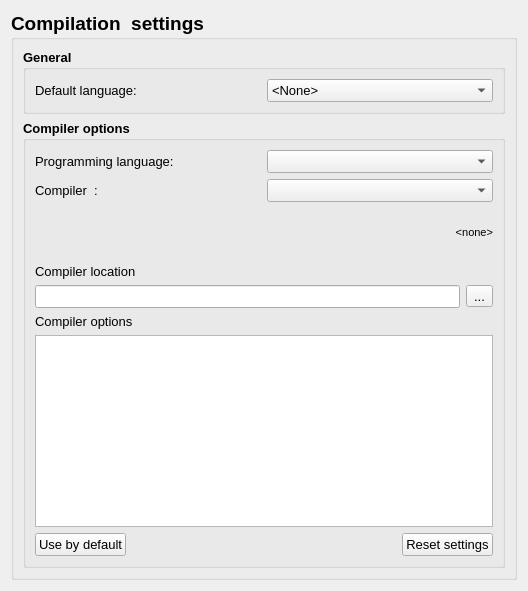
     <widget class="QWidget" name="page_3">
      <layout class="QGridLayout" name="gridLayout_5">
       <item row="0" column="0">
        <widget class="QGroupBox" name="groupBox_9">
         <property name="sizePolicy">
          <sizepolicy hsizetype="Expanding" vsizetype="Preferred">
           <horstretch>0</horstretch>
           <verstretch>0</verstretch>
          </sizepolicy>
         </property>
         <property name="font">
          <font>
           <pointsize>14</pointsize>
           <weight>75</weight>
           <bold>true</bold>
          </font>
         </property>
         <property name="title">
          <string>Compilation  settings</string>
         </property>
         <layout class="QVBoxLayout" name="verticalLayout">
          <item>
           <widget class="QGroupBox" name="generalGroupBox">
            <property name="font">
             <font>
              <pointsize>10</pointsize>
              <weight>75</weight>
              <bold>true</bold>
             </font>
            </property>
            <property name="title">
             <string>General</string>
            </property>
            <layout class="QGridLayout" name="gridLayout">
             <item row="1" column="0">
              <layout class="QHBoxLayout" name="horizontalLayout_7">
               <item>
                <layout class="QHBoxLayout" name="horizontalLayout_8">
                 <item>
                  <widget class="QLabel" name="label">
                   <property name="font">
                    <font>
                     <weight>50</weight>
                     <bold>false</bold>
                    </font>
                   </property>
                   <property name="text">
                    <string>Default language:</string>
                   </property>
                  </widget>
                 </item>
                 <item>
                  <widget class="QLabel" name="label_2">
                   <property name="font">
                    <font>
                     <weight>50</weight>
                     <bold>false</bold>
                    </font>
                   </property>
                   <property name="text">
                    <string/>
                   </property>
                   <property name="pixmap">
                    <pixmap resource="images.qrc">:/menu/images/help.png</pixmap>
                   </property>
                  </widget>
                 </item>
                </layout>
               </item>
               <item>
                <widget class="QComboBox" name="defaultLanguageComboBox">
                 <property name="font">
                  <font>
                   <weight>50</weight>
                   <bold>false</bold>
                  </font>
                 </property>
                 <property name="editable">
                  <bool>false</bool>
                 </property>
                 <property name="currentText">
                  <string>&lt;None&gt;</string>
                 </property>
                 <property name="currentIndex">
                  <number>0</number>
                 </property>
                 <item>
                  <property name="text">
                   <string>&lt;None&gt;</string>
                  </property>
                 </item>
                 <item>
                  <property name="text">
                   <string>c++</string>
                  </property>
                 </item>
                 <item>
                  <property name="text">
                   <string>obj-c</string>
                  </property>
                 </item>
                 <item>
                  <property name="text">
                   <string>pascal</string>
                  </property>
                 </item>
                </widget>
               </item>
              </layout>
             </item>
            </layout>
           </widget>
          </item>
          <item>
           <widget class="QGroupBox" name="compilerOptionsGgroupBox">
            <property name="font">
             <font>
              <pointsize>10</pointsize>
              <weight>75</weight>
              <bold>true</bold>
             </font>
            </property>
            <property name="title">
             <string>Compiler options</string>
            </property>
            <layout class="QGridLayout" name="gridLayout_13">
             <item row="2" column="0">
              <spacer name="horizontalSpacer_4">
               <property name="orientation">
                <enum>Qt::Horizontal</enum>
               </property>
               <property name="sizeHint" stdset="0">
                <size>
                 <width>132</width>
                 <height>20</height>
                </size>
               </property>
              </spacer>
             </item>
             <item row="5" column="0">
              <widget class="QLabel" name="label_3">
               <property name="font">
                <font>
                 <weight>50</weight>
                 <bold>false</bold>
                </font>
               </property>
               <property name="text">
                <string>Compiler options</string>
               </property>
              </widget>
             </item>
             <item row="3" column="0">
              <widget class="QLabel" name="compilerLocationLabel">
               <property name="font">
                <font>
                 <pointsize>10</pointsize>
                 <weight>50</weight>
                 <bold>false</bold>
                </font>
               </property>
               <property name="text">
                <string>Compiler location</string>
               </property>
              </widget>
             </item>
             <item row="1" column="0" colspan="2">
              <layout class="QHBoxLayout" name="horizontalLayout_6">
               <item>
                <widget class="QLabel" name="label_30">
                 <property name="font">
                  <font>
                   <pointsize>10</pointsize>
                   <weight>50</weight>
                   <bold>false</bold>
                  </font>
                 </property>
                 <property name="text">
                  <string>Compiler  :</string>
                 </property>
                </widget>
               </item>
               <item>
                <widget class="QComboBox" name="compilerComboBox">
                 <property name="font">
                  <font>
                   <pointsize>10</pointsize>
                   <weight>50</weight>
                   <bold>false</bold>
                  </font>
                 </property>
                </widget>
               </item>
              </layout>
             </item>
             <item row="2" column="1">
              <widget class="QLabel" name="compilerInfo">
               <property name="minimumSize">
                <size>
                 <width>320</width>
                 <height>50</height>
                </size>
               </property>
               <property name="maximumSize">
                <size>
                 <width>320</width>
                 <height>50</height>
                </size>
               </property>
               <property name="font">
                <font>
                 <pointsize>10</pointsize>
                 <weight>50</weight>
                 <italic>true</italic>
                 <bold>false</bold>
                </font>
               </property>
               <property name="text">
                <string>&lt;!DOCTYPE HTML PUBLIC &quot;-//W3C//DTD HTML 4.0//EN&quot; &quot;http://www.w3.org/TR/REC-html40/strict.dtd&quot;&gt;
&lt;html&gt;&lt;head&gt;&lt;meta name=&quot;qrichtext&quot; content=&quot;1&quot; /&gt;&lt;style type=&quot;text/css&quot;&gt;
p, li { white-space: pre-wrap; }
&lt;/style&gt;&lt;/head&gt;&lt;body style=&quot; font-family:'MS Shell Dlg 2'; font-size:8.25pt; font-weight:400; font-style:normal;&quot;&gt;
&lt;p style=&quot; margin-top:0px; margin-bottom:0px; margin-left:0px; margin-right:0px; -qt-block-indent:0; text-indent:0px;&quot;&gt;&lt;span style=&quot; font-size:8pt;&quot;&gt;&amp;lt;none&amp;gt;&lt;/span&gt;&lt;/p&gt;&lt;/body&gt;&lt;/html&gt;</string>
               </property>
               <property name="alignment">
                <set>Qt::AlignRight|Qt::AlignTrailing|Qt::AlignVCenter</set>
               </property>
              </widget>
             </item>
             <item row="0" column="0" colspan="2">
              <layout class="QHBoxLayout" name="horizontalLayout_3">
               <item>
                <widget class="QLabel" name="label_29">
                 <property name="font">
                  <font>
                   <pointsize>10</pointsize>
                   <weight>50</weight>
                   <bold>false</bold>
                  </font>
                 </property>
                 <property name="text">
                  <string>Programming language:</string>
                 </property>
                </widget>
               </item>
               <item>
                <widget class="QComboBox" name="languageComboBox">
                 <property name="font">
                  <font>
                   <pointsize>10</pointsize>
                   <weight>50</weight>
                   <bold>false</bold>
                  </font>
                 </property>
                </widget>
               </item>
              </layout>
             </item>
             <item row="4" column="0" colspan="2">
              <layout class="QHBoxLayout" name="horizontalLayout">
               <item>
                <widget class="QLineEdit" name="compilerDirLineEdit">
                 <property name="enabled">
                  <bool>true</bool>
                 </property>
                 <property name="font">
                  <font>
                   <pointsize>10</pointsize>
                   <weight>50</weight>
                   <bold>false</bold>
                  </font>
                 </property>
                </widget>
               </item>
               <item>
                <widget class="QToolButton" name="browseButton">
                 <property name="font">
                  <font>
                   <pointsize>10</pointsize>
                   <weight>50</weight>
                   <bold>false</bold>
                  </font>
                 </property>
                 <property name="text">
                  <string>...</string>
                 </property>
                </widget>
               </item>
              </layout>
             </item>
             <item row="7" column="0" colspan="2">
              <widget class="QPlainTextEdit" name="compilerOptionsEdit">
               <property name="font">
                <font>
                 <pointsize>10</pointsize>
                 <weight>50</weight>
                 <bold>false</bold>
                </font>
               </property>
               <property name="horizontalScrollBarPolicy">
                <enum>Qt::ScrollBarAlwaysOff</enum>
               </property>
               <property name="documentTitle">
                <string notr="true"/>
               </property>
               <property name="undoRedoEnabled">
                <bool>true</bool>
               </property>
               <property name="plainText">
                <string notr="true"/>
               </property>
              </widget>
             </item>
             <item row="8" column="0" colspan="2">
              <layout class="QHBoxLayout" name="horizontalLayout_5" stretch="0,0,0">
               <item>
                <widget class="QPushButton" name="defaultUsePushButton">
                 <property name="font">
                  <font>
                   <pointsize>10</pointsize>
                   <weight>50</weight>
                   <bold>false</bold>
                  </font>
                 </property>
                 <property name="text">
                  <string>Use by default</string>
                 </property>
                </widget>
               </item>
               <item>
                <spacer name="horizontalSpacer_2">
                 <property name="orientation">
                  <enum>Qt::Horizontal</enum>
                 </property>
                 <property name="sizeHint" stdset="0">
                  <size>
                   <width>0</width>
                   <height>20</height>
                  </size>
                 </property>
                </spacer>
               </item>
               <item>
                <widget class="QPushButton" name="compilerResetPushButton">
                 <property name="font">
                  <font>
                   <pointsize>10</pointsize>
                   <weight>50</weight>
                   <bold>false</bold>
                  </font>
                 </property>
                 <property name="text">
                  <string>Reset settings</string>
                 </property>
                </widget>
               </item>
              </layout>
             </item>
            </layout>
           </widget>
          </item>
         </layout>
        </widget>
       </item>
      </layout>
     </widget>
